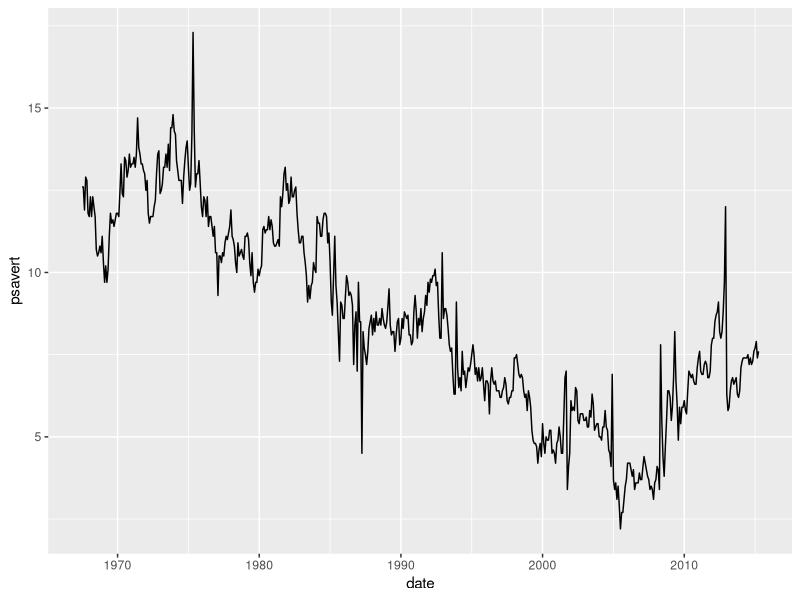
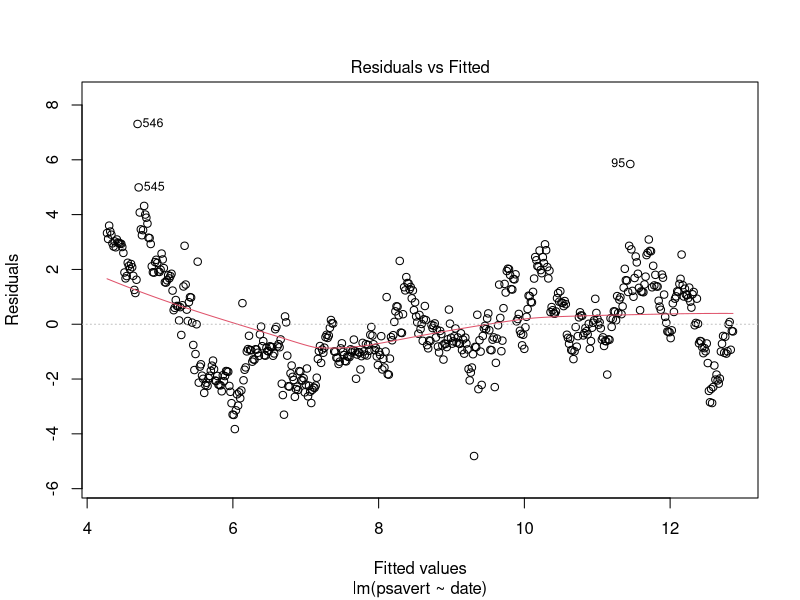
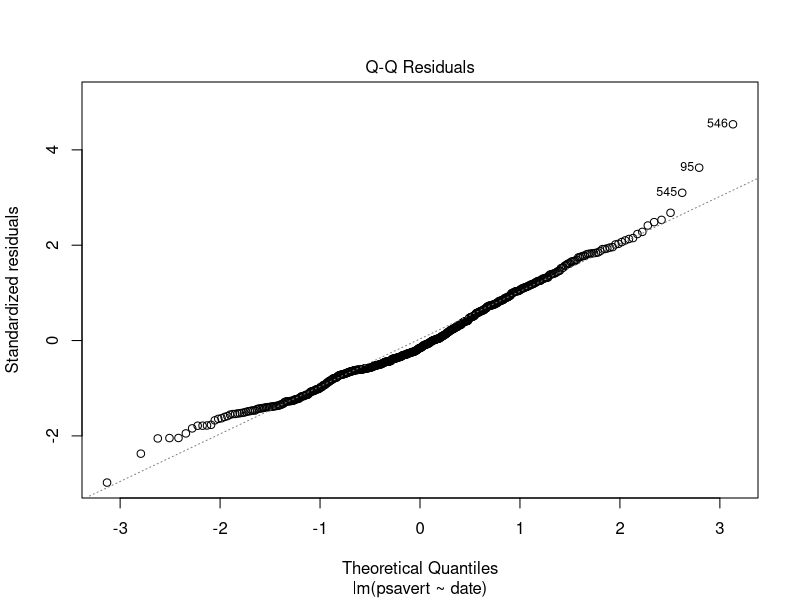
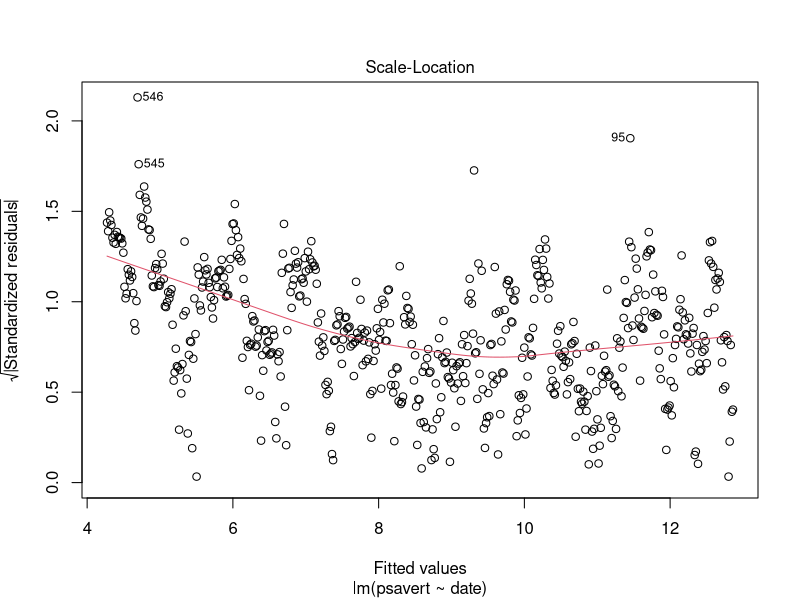
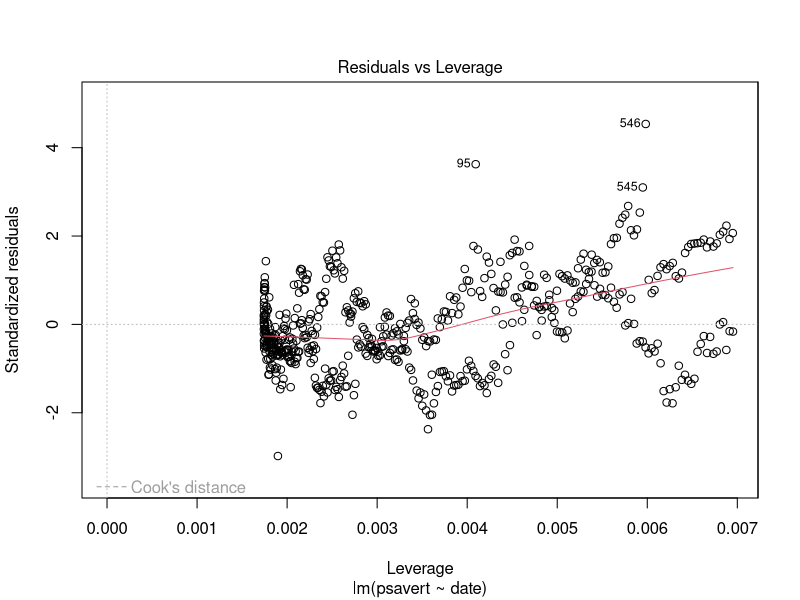
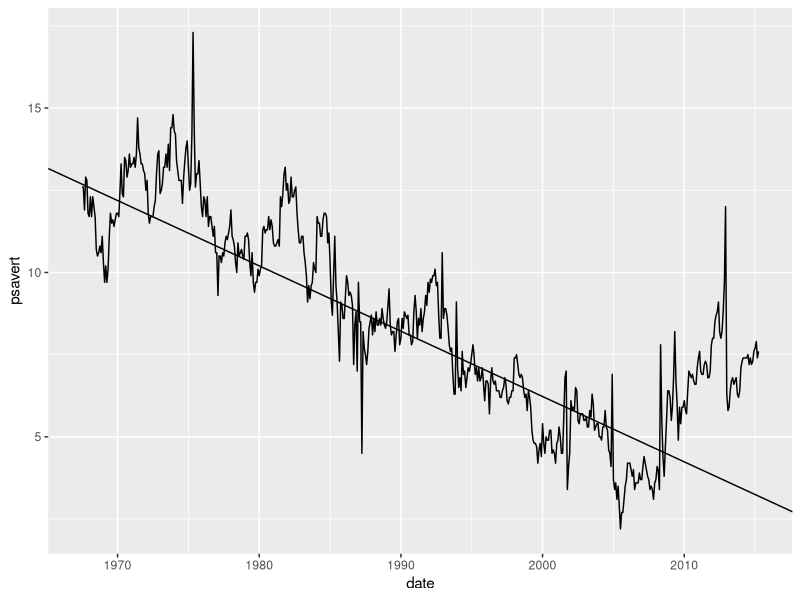
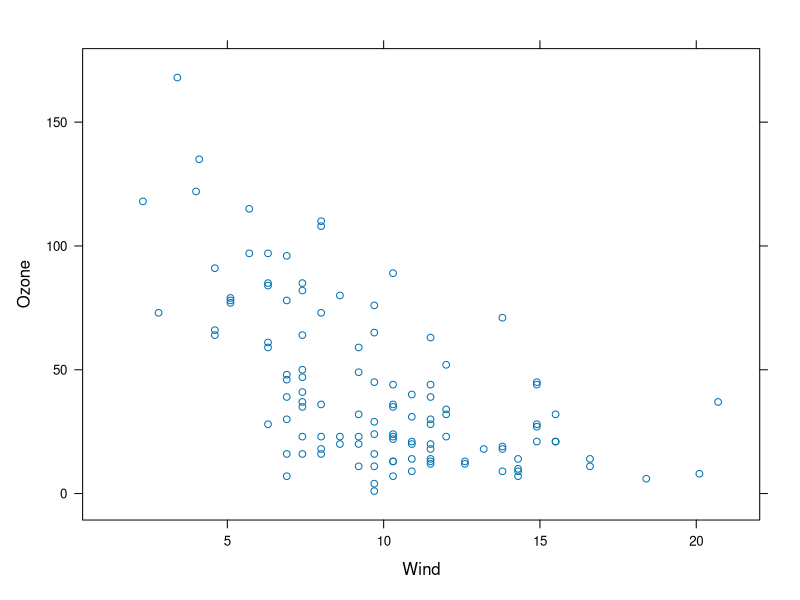
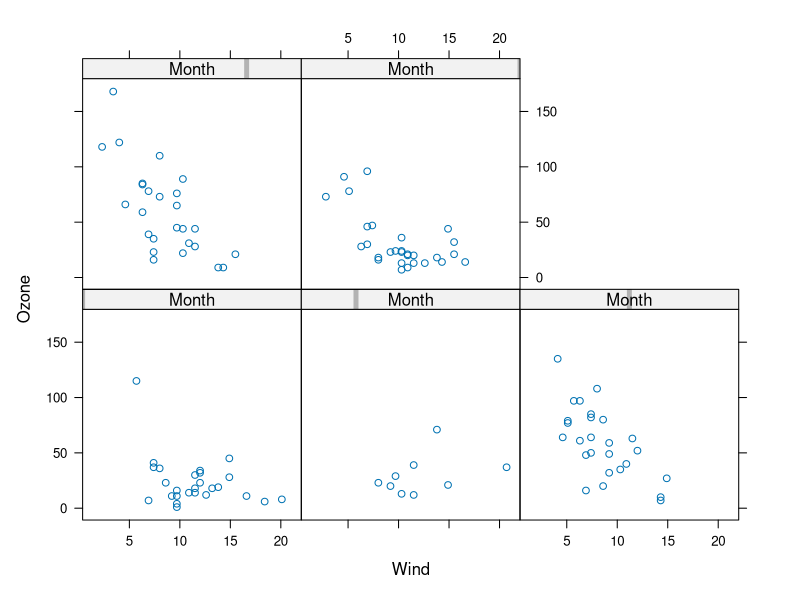

Here is the R script that generated these plots, in order:
### 추세선 그리기
library(ggplot2)
ggplot(economics, aes(x = date, y = psavert)) + geom_line()
a.lm <- lm(data = economics, psavert ~ date)
summary(a.lm)
a.lm$coef
plot(a.lm)
ggplot(economics, aes(x = date, y = psavert)) + geom_line() +
  geom_abline(intercept = 12.18671, slope = -0.000544)

### 산점도
install.packages("lattice")
library(lattice)
library(datasets)
str(airquality)
xyplot(Ozone ~ Wind, data = airquality)
range(airquality$Ozone, na.rm = TRUE)
xyplot(Ozone ~ Wind | Month, data = airquality)
xyplot(Ozone ~ Wind | Day, data = airquality)
xyplot(Ozone ~ Wind | Month, data = airquality, layout = c(5,1))
xyplot(Ozone ~ Wind | factor(Month), data = airquality, layout = c(5,1))
xyplot(Ozone+Solar.R ~ Wind | factor(Month), data = airquality, layout = c(5,1),
       col = c("blue", "red"))
